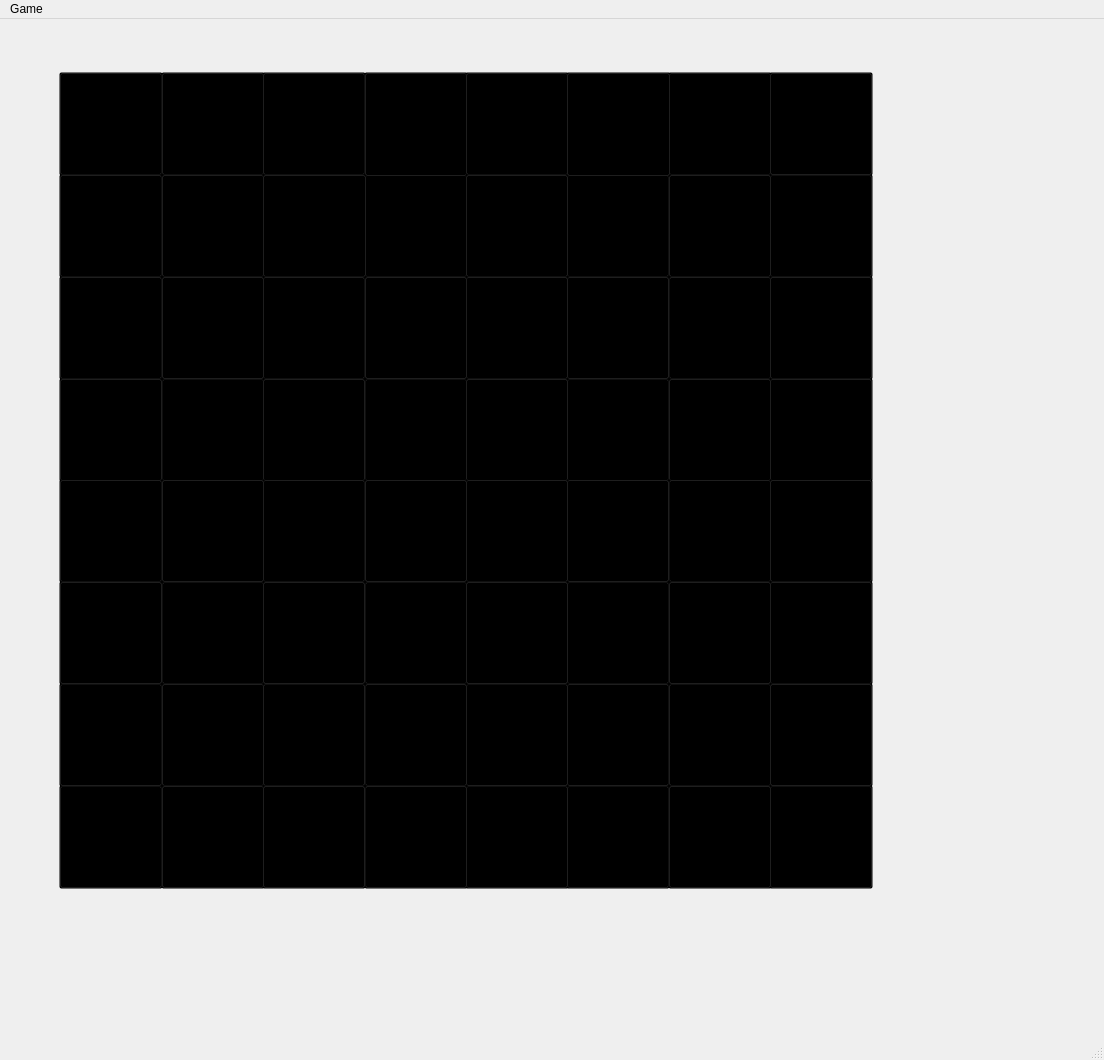
<?xml version="1.0" encoding="UTF-8"?>
<ui version="4.0">
 <class>MainWindow</class>
 <widget class="QMainWindow" name="MainWindow">
  <property name="geometry">
   <rect>
    <x>0</x>
    <y>0</y>
    <width>1104</width>
    <height>1060</height>
   </rect>
  </property>
  <property name="windowTitle">
   <string>MainWindow</string>
  </property>
  <widget class="QWidget" name="centralwidget">
   <widget class="QLabel" name="background">
    <property name="geometry">
     <rect>
      <x>0</x>
      <y>-10</y>
      <width>1141</width>
      <height>941</height>
     </rect>
    </property>
    <property name="text">
     <string/>
    </property>
    <property name="pixmap">
     <pixmap resource="res.qrc">:/images/board.jpg</pixmap>
    </property>
   </widget>
   <widget class="QPushButton" name="A8">
    <property name="geometry">
     <rect>
      <x>59</x>
      <y>53</y>
      <width>104</width>
      <height>104</height>
     </rect>
    </property>
    <property name="styleSheet">
     <string notr="true">background: transparent;</string>
    </property>
    <property name="text">
     <string/>
    </property>
    <property name="icon">
     <iconset resource="res.qrc">
      <normaloff>:/images/brook.png</normaloff>:/images/brook.png</iconset>
    </property>
    <property name="iconSize">
     <size>
      <width>104</width>
      <height>104</height>
     </size>
    </property>
   </widget>
   <widget class="QPushButton" name="B8">
    <property name="geometry">
     <rect>
      <x>161</x>
      <y>53</y>
      <width>104</width>
      <height>104</height>
     </rect>
    </property>
    <property name="styleSheet">
     <string notr="true">background: transparent;</string>
    </property>
    <property name="text">
     <string/>
    </property>
    <property name="icon">
     <iconset resource="res.qrc">
      <normaloff>:/images/bhorse.png</normaloff>:/images/bhorse.png</iconset>
    </property>
    <property name="iconSize">
     <size>
      <width>104</width>
      <height>104</height>
     </size>
    </property>
   </widget>
   <widget class="QPushButton" name="A7">
    <property name="geometry">
     <rect>
      <x>59</x>
      <y>155</y>
      <width>104</width>
      <height>104</height>
     </rect>
    </property>
    <property name="styleSheet">
     <string notr="true">background: transparent;</string>
    </property>
    <property name="text">
     <string/>
    </property>
    <property name="icon">
     <iconset resource="res.qrc">
      <normaloff>:/images/bpawn.png</normaloff>:/images/bpawn.png</iconset>
    </property>
    <property name="iconSize">
     <size>
      <width>104</width>
      <height>104</height>
     </size>
    </property>
   </widget>
   <widget class="QPushButton" name="B7">
    <property name="geometry">
     <rect>
      <x>161</x>
      <y>155</y>
      <width>104</width>
      <height>104</height>
     </rect>
    </property>
    <property name="styleSheet">
     <string notr="true">background: transparent;</string>
    </property>
    <property name="text">
     <string/>
    </property>
    <property name="icon">
     <iconset resource="res.qrc">
      <normaloff>:/images/bpawn.png</normaloff>:/images/bpawn.png</iconset>
    </property>
    <property name="iconSize">
     <size>
      <width>104</width>
      <height>104</height>
     </size>
    </property>
   </widget>
   <widget class="QPushButton" name="D7">
    <property name="geometry">
     <rect>
      <x>364</x>
      <y>155</y>
      <width>104</width>
      <height>104</height>
     </rect>
    </property>
    <property name="styleSheet">
     <string notr="true">background: transparent;</string>
    </property>
    <property name="text">
     <string/>
    </property>
    <property name="icon">
     <iconset resource="res.qrc">
      <normaloff>:/images/bpawn.png</normaloff>:/images/bpawn.png</iconset>
    </property>
    <property name="iconSize">
     <size>
      <width>104</width>
      <height>104</height>
     </size>
    </property>
   </widget>
   <widget class="QPushButton" name="C8">
    <property name="geometry">
     <rect>
      <x>262</x>
      <y>53</y>
      <width>104</width>
      <height>104</height>
     </rect>
    </property>
    <property name="styleSheet">
     <string notr="true">background: transparent;</string>
    </property>
    <property name="text">
     <string/>
    </property>
    <property name="icon">
     <iconset resource="res.qrc">
      <normaloff>:/images/bbishop.png</normaloff>:/images/bbishop.png</iconset>
    </property>
    <property name="iconSize">
     <size>
      <width>104</width>
      <height>104</height>
     </size>
    </property>
   </widget>
   <widget class="QPushButton" name="C7">
    <property name="geometry">
     <rect>
      <x>262</x>
      <y>155</y>
      <width>105</width>
      <height>104</height>
     </rect>
    </property>
    <property name="styleSheet">
     <string notr="true">background: transparent;</string>
    </property>
    <property name="text">
     <string/>
    </property>
    <property name="icon">
     <iconset resource="res.qrc">
      <normaloff>:/images/bpawn.png</normaloff>:/images/bpawn.png</iconset>
    </property>
    <property name="iconSize">
     <size>
      <width>104</width>
      <height>104</height>
     </size>
    </property>
   </widget>
   <widget class="QPushButton" name="D8">
    <property name="geometry">
     <rect>
      <x>364</x>
      <y>53</y>
      <width>104</width>
      <height>105</height>
     </rect>
    </property>
    <property name="styleSheet">
     <string notr="true">background: transparent;</string>
    </property>
    <property name="text">
     <string/>
    </property>
    <property name="icon">
     <iconset resource="res.qrc">
      <normaloff>:/images/bqeen.png</normaloff>:/images/bqeen.png</iconset>
    </property>
    <property name="iconSize">
     <size>
      <width>104</width>
      <height>104</height>
     </size>
    </property>
   </widget>
   <widget class="QPushButton" name="G8">
    <property name="geometry">
     <rect>
      <x>668</x>
      <y>53</y>
      <width>104</width>
      <height>104</height>
     </rect>
    </property>
    <property name="styleSheet">
     <string notr="true">background: transparent;</string>
    </property>
    <property name="text">
     <string/>
    </property>
    <property name="icon">
     <iconset resource="res.qrc">
      <normaloff>:/images/bhorse.png</normaloff>:/images/bhorse.png</iconset>
    </property>
    <property name="iconSize">
     <size>
      <width>104</width>
      <height>104</height>
     </size>
    </property>
   </widget>
   <widget class="QPushButton" name="H7">
    <property name="geometry">
     <rect>
      <x>769</x>
      <y>155</y>
      <width>104</width>
      <height>104</height>
     </rect>
    </property>
    <property name="styleSheet">
     <string notr="true">background: transparent;</string>
    </property>
    <property name="text">
     <string/>
    </property>
    <property name="icon">
     <iconset resource="res.qrc">
      <normaloff>:/images/bpawn.png</normaloff>:/images/bpawn.png</iconset>
    </property>
    <property name="iconSize">
     <size>
      <width>104</width>
      <height>104</height>
     </size>
    </property>
   </widget>
   <widget class="QPushButton" name="F7">
    <property name="geometry">
     <rect>
      <x>566</x>
      <y>155</y>
      <width>104</width>
      <height>104</height>
     </rect>
    </property>
    <property name="styleSheet">
     <string notr="true">background: transparent;</string>
    </property>
    <property name="text">
     <string/>
    </property>
    <property name="icon">
     <iconset resource="res.qrc">
      <normaloff>:/images/bpawn.png</normaloff>:/images/bpawn.png</iconset>
    </property>
    <property name="iconSize">
     <size>
      <width>104</width>
      <height>104</height>
     </size>
    </property>
   </widget>
   <widget class="QPushButton" name="H8">
    <property name="geometry">
     <rect>
      <x>769</x>
      <y>53</y>
      <width>104</width>
      <height>104</height>
     </rect>
    </property>
    <property name="styleSheet">
     <string notr="true">background: transparent;</string>
    </property>
    <property name="text">
     <string/>
    </property>
    <property name="icon">
     <iconset resource="res.qrc">
      <normaloff>:/images/brook.png</normaloff>:/images/brook.png</iconset>
    </property>
    <property name="iconSize">
     <size>
      <width>104</width>
      <height>104</height>
     </size>
    </property>
   </widget>
   <widget class="QPushButton" name="G7">
    <property name="geometry">
     <rect>
      <x>668</x>
      <y>155</y>
      <width>104</width>
      <height>104</height>
     </rect>
    </property>
    <property name="styleSheet">
     <string notr="true">background: transparent;</string>
    </property>
    <property name="text">
     <string/>
    </property>
    <property name="icon">
     <iconset resource="res.qrc">
      <normaloff>:/images/bpawn.png</normaloff>:/images/bpawn.png</iconset>
    </property>
    <property name="iconSize">
     <size>
      <width>104</width>
      <height>104</height>
     </size>
    </property>
   </widget>
   <widget class="QPushButton" name="E8">
    <property name="geometry">
     <rect>
      <x>465</x>
      <y>53</y>
      <width>104</width>
      <height>104</height>
     </rect>
    </property>
    <property name="styleSheet">
     <string notr="true">background: transparent;</string>
    </property>
    <property name="text">
     <string/>
    </property>
    <property name="icon">
     <iconset resource="res.qrc">
      <normaloff>:/images/bking.png</normaloff>:/images/bking.png</iconset>
    </property>
    <property name="iconSize">
     <size>
      <width>104</width>
      <height>104</height>
     </size>
    </property>
   </widget>
   <widget class="QPushButton" name="E7">
    <property name="geometry">
     <rect>
      <x>465</x>
      <y>155</y>
      <width>104</width>
      <height>104</height>
     </rect>
    </property>
    <property name="styleSheet">
     <string notr="true">background: transparent;</string>
    </property>
    <property name="text">
     <string/>
    </property>
    <property name="icon">
     <iconset resource="res.qrc">
      <normaloff>:/images/bpawn.png</normaloff>:/images/bpawn.png</iconset>
    </property>
    <property name="iconSize">
     <size>
      <width>104</width>
      <height>104</height>
     </size>
    </property>
   </widget>
   <widget class="QPushButton" name="F8">
    <property name="geometry">
     <rect>
      <x>566</x>
      <y>53</y>
      <width>105</width>
      <height>105</height>
     </rect>
    </property>
    <property name="styleSheet">
     <string notr="true">background: transparent;</string>
    </property>
    <property name="text">
     <string/>
    </property>
    <property name="icon">
     <iconset resource="res.qrc">
      <normaloff>:/images/bbishop.png</normaloff>:/images/bbishop.png</iconset>
    </property>
    <property name="iconSize">
     <size>
      <width>104</width>
      <height>104</height>
     </size>
    </property>
   </widget>
   <widget class="QPushButton" name="C6">
    <property name="geometry">
     <rect>
      <x>262</x>
      <y>257</y>
      <width>104</width>
      <height>104</height>
     </rect>
    </property>
    <property name="styleSheet">
     <string notr="true">background: transparent;</string>
    </property>
    <property name="text">
     <string/>
    </property>
    <property name="iconSize">
     <size>
      <width>104</width>
      <height>104</height>
     </size>
    </property>
   </widget>
   <widget class="QPushButton" name="F5">
    <property name="geometry">
     <rect>
      <x>566</x>
      <y>359</y>
      <width>104</width>
      <height>104</height>
     </rect>
    </property>
    <property name="styleSheet">
     <string notr="true">background: transparent;</string>
    </property>
    <property name="text">
     <string/>
    </property>
    <property name="iconSize">
     <size>
      <width>104</width>
      <height>104</height>
     </size>
    </property>
   </widget>
   <widget class="QPushButton" name="G6">
    <property name="geometry">
     <rect>
      <x>668</x>
      <y>257</y>
      <width>104</width>
      <height>104</height>
     </rect>
    </property>
    <property name="styleSheet">
     <string notr="true">background: transparent;</string>
    </property>
    <property name="text">
     <string/>
    </property>
    <property name="iconSize">
     <size>
      <width>104</width>
      <height>104</height>
     </size>
    </property>
   </widget>
   <widget class="QPushButton" name="H6">
    <property name="geometry">
     <rect>
      <x>769</x>
      <y>257</y>
      <width>104</width>
      <height>104</height>
     </rect>
    </property>
    <property name="styleSheet">
     <string notr="true">background: transparent;</string>
    </property>
    <property name="text">
     <string/>
    </property>
    <property name="iconSize">
     <size>
      <width>104</width>
      <height>104</height>
     </size>
    </property>
   </widget>
   <widget class="QPushButton" name="D5">
    <property name="geometry">
     <rect>
      <x>364</x>
      <y>359</y>
      <width>104</width>
      <height>104</height>
     </rect>
    </property>
    <property name="styleSheet">
     <string notr="true">background: transparent;</string>
    </property>
    <property name="text">
     <string/>
    </property>
    <property name="iconSize">
     <size>
      <width>104</width>
      <height>104</height>
     </size>
    </property>
   </widget>
   <widget class="QPushButton" name="H5">
    <property name="geometry">
     <rect>
      <x>769</x>
      <y>359</y>
      <width>104</width>
      <height>104</height>
     </rect>
    </property>
    <property name="styleSheet">
     <string notr="true">background: transparent;</string>
    </property>
    <property name="text">
     <string/>
    </property>
    <property name="iconSize">
     <size>
      <width>104</width>
      <height>104</height>
     </size>
    </property>
   </widget>
   <widget class="QPushButton" name="F6">
    <property name="geometry">
     <rect>
      <x>566</x>
      <y>257</y>
      <width>104</width>
      <height>104</height>
     </rect>
    </property>
    <property name="styleSheet">
     <string notr="true">background: transparent;</string>
    </property>
    <property name="text">
     <string/>
    </property>
    <property name="iconSize">
     <size>
      <width>104</width>
      <height>104</height>
     </size>
    </property>
   </widget>
   <widget class="QPushButton" name="B5">
    <property name="geometry">
     <rect>
      <x>161</x>
      <y>359</y>
      <width>104</width>
      <height>104</height>
     </rect>
    </property>
    <property name="styleSheet">
     <string notr="true">background: transparent;</string>
    </property>
    <property name="text">
     <string/>
    </property>
    <property name="iconSize">
     <size>
      <width>104</width>
      <height>104</height>
     </size>
    </property>
   </widget>
   <widget class="QPushButton" name="E6">
    <property name="geometry">
     <rect>
      <x>465</x>
      <y>257</y>
      <width>104</width>
      <height>104</height>
     </rect>
    </property>
    <property name="styleSheet">
     <string notr="true">background: transparent;</string>
    </property>
    <property name="text">
     <string/>
    </property>
    <property name="iconSize">
     <size>
      <width>104</width>
      <height>104</height>
     </size>
    </property>
   </widget>
   <widget class="QPushButton" name="E5">
    <property name="geometry">
     <rect>
      <x>465</x>
      <y>359</y>
      <width>104</width>
      <height>104</height>
     </rect>
    </property>
    <property name="styleSheet">
     <string notr="true">background: transparent;</string>
    </property>
    <property name="text">
     <string/>
    </property>
    <property name="iconSize">
     <size>
      <width>104</width>
      <height>104</height>
     </size>
    </property>
   </widget>
   <widget class="QPushButton" name="D6">
    <property name="geometry">
     <rect>
      <x>364</x>
      <y>257</y>
      <width>104</width>
      <height>104</height>
     </rect>
    </property>
    <property name="styleSheet">
     <string notr="true">background: transparent;</string>
    </property>
    <property name="text">
     <string/>
    </property>
    <property name="iconSize">
     <size>
      <width>104</width>
      <height>104</height>
     </size>
    </property>
   </widget>
   <widget class="QPushButton" name="C5">
    <property name="geometry">
     <rect>
      <x>262</x>
      <y>359</y>
      <width>104</width>
      <height>104</height>
     </rect>
    </property>
    <property name="styleSheet">
     <string notr="true">background: transparent;</string>
    </property>
    <property name="text">
     <string/>
    </property>
    <property name="iconSize">
     <size>
      <width>104</width>
      <height>104</height>
     </size>
    </property>
   </widget>
   <widget class="QPushButton" name="A6">
    <property name="geometry">
     <rect>
      <x>59</x>
      <y>257</y>
      <width>104</width>
      <height>104</height>
     </rect>
    </property>
    <property name="styleSheet">
     <string notr="true">background: transparent;</string>
    </property>
    <property name="text">
     <string/>
    </property>
    <property name="iconSize">
     <size>
      <width>104</width>
      <height>104</height>
     </size>
    </property>
   </widget>
   <widget class="QPushButton" name="G5">
    <property name="geometry">
     <rect>
      <x>668</x>
      <y>359</y>
      <width>104</width>
      <height>104</height>
     </rect>
    </property>
    <property name="styleSheet">
     <string notr="true">background: transparent;</string>
    </property>
    <property name="text">
     <string/>
    </property>
    <property name="iconSize">
     <size>
      <width>104</width>
      <height>104</height>
     </size>
    </property>
   </widget>
   <widget class="QPushButton" name="A5">
    <property name="geometry">
     <rect>
      <x>59</x>
      <y>359</y>
      <width>104</width>
      <height>104</height>
     </rect>
    </property>
    <property name="styleSheet">
     <string notr="true">background: transparent;</string>
    </property>
    <property name="text">
     <string/>
    </property>
    <property name="iconSize">
     <size>
      <width>104</width>
      <height>104</height>
     </size>
    </property>
   </widget>
   <widget class="QPushButton" name="B6">
    <property name="geometry">
     <rect>
      <x>161</x>
      <y>257</y>
      <width>104</width>
      <height>104</height>
     </rect>
    </property>
    <property name="styleSheet">
     <string notr="true">background: transparent;</string>
    </property>
    <property name="text">
     <string/>
    </property>
    <property name="iconSize">
     <size>
      <width>104</width>
      <height>104</height>
     </size>
    </property>
   </widget>
   <widget class="QPushButton" name="C4">
    <property name="geometry">
     <rect>
      <x>262</x>
      <y>460</y>
      <width>104</width>
      <height>104</height>
     </rect>
    </property>
    <property name="styleSheet">
     <string notr="true">background: transparent;</string>
    </property>
    <property name="text">
     <string/>
    </property>
    <property name="iconSize">
     <size>
      <width>104</width>
      <height>104</height>
     </size>
    </property>
   </widget>
   <widget class="QPushButton" name="F3">
    <property name="geometry">
     <rect>
      <x>566</x>
      <y>562</y>
      <width>104</width>
      <height>104</height>
     </rect>
    </property>
    <property name="styleSheet">
     <string notr="true">background: transparent;</string>
    </property>
    <property name="text">
     <string/>
    </property>
    <property name="iconSize">
     <size>
      <width>104</width>
      <height>104</height>
     </size>
    </property>
   </widget>
   <widget class="QPushButton" name="F1">
    <property name="geometry">
     <rect>
      <x>566</x>
      <y>766</y>
      <width>104</width>
      <height>104</height>
     </rect>
    </property>
    <property name="styleSheet">
     <string notr="true">background: transparent;</string>
    </property>
    <property name="text">
     <string/>
    </property>
    <property name="icon">
     <iconset resource="res.qrc">
      <normaloff>:/images/wbishop.png</normaloff>:/images/wbishop.png</iconset>
    </property>
    <property name="iconSize">
     <size>
      <width>104</width>
      <height>104</height>
     </size>
    </property>
   </widget>
   <widget class="QPushButton" name="H1">
    <property name="geometry">
     <rect>
      <x>769</x>
      <y>766</y>
      <width>104</width>
      <height>104</height>
     </rect>
    </property>
    <property name="styleSheet">
     <string notr="true">background: transparent;</string>
    </property>
    <property name="text">
     <string/>
    </property>
    <property name="icon">
     <iconset resource="res.qrc">
      <normaloff>:/images/wrook.png</normaloff>:/images/wrook.png</iconset>
    </property>
    <property name="iconSize">
     <size>
      <width>104</width>
      <height>104</height>
     </size>
    </property>
   </widget>
   <widget class="QPushButton" name="G4">
    <property name="geometry">
     <rect>
      <x>668</x>
      <y>460</y>
      <width>104</width>
      <height>104</height>
     </rect>
    </property>
    <property name="styleSheet">
     <string notr="true">background: transparent;</string>
    </property>
    <property name="text">
     <string/>
    </property>
    <property name="iconSize">
     <size>
      <width>104</width>
      <height>104</height>
     </size>
    </property>
   </widget>
   <widget class="QPushButton" name="F2">
    <property name="geometry">
     <rect>
      <x>566</x>
      <y>664</y>
      <width>104</width>
      <height>104</height>
     </rect>
    </property>
    <property name="styleSheet">
     <string notr="true">background: transparent;</string>
    </property>
    <property name="text">
     <string/>
    </property>
    <property name="icon">
     <iconset resource="res.qrc">
      <normaloff>:/images/wpawn.png</normaloff>:/images/wpawn.png</iconset>
    </property>
    <property name="iconSize">
     <size>
      <width>104</width>
      <height>104</height>
     </size>
    </property>
   </widget>
   <widget class="QPushButton" name="H4">
    <property name="geometry">
     <rect>
      <x>769</x>
      <y>460</y>
      <width>104</width>
      <height>104</height>
     </rect>
    </property>
    <property name="styleSheet">
     <string notr="true">background: transparent;</string>
    </property>
    <property name="text">
     <string/>
    </property>
    <property name="iconSize">
     <size>
      <width>104</width>
      <height>104</height>
     </size>
    </property>
   </widget>
   <widget class="QPushButton" name="E1">
    <property name="geometry">
     <rect>
      <x>465</x>
      <y>766</y>
      <width>104</width>
      <height>104</height>
     </rect>
    </property>
    <property name="styleSheet">
     <string notr="true">background: transparent;</string>
    </property>
    <property name="text">
     <string/>
    </property>
    <property name="icon">
     <iconset resource="res.qrc">
      <normaloff>:/images/wking.png</normaloff>:/images/wking.png</iconset>
    </property>
    <property name="iconSize">
     <size>
      <width>104</width>
      <height>104</height>
     </size>
    </property>
   </widget>
   <widget class="QPushButton" name="A1">
    <property name="geometry">
     <rect>
      <x>59</x>
      <y>766</y>
      <width>104</width>
      <height>104</height>
     </rect>
    </property>
    <property name="styleSheet">
     <string notr="true">background: transparent;</string>
    </property>
    <property name="text">
     <string/>
    </property>
    <property name="icon">
     <iconset resource="res.qrc">
      <normaloff>:/images/wrook.png</normaloff>:/images/wrook.png</iconset>
    </property>
    <property name="iconSize">
     <size>
      <width>104</width>
      <height>104</height>
     </size>
    </property>
   </widget>
   <widget class="QPushButton" name="D3">
    <property name="geometry">
     <rect>
      <x>364</x>
      <y>562</y>
      <width>104</width>
      <height>104</height>
     </rect>
    </property>
    <property name="styleSheet">
     <string notr="true">background: transparent;</string>
    </property>
    <property name="text">
     <string/>
    </property>
    <property name="iconSize">
     <size>
      <width>104</width>
      <height>104</height>
     </size>
    </property>
   </widget>
   <widget class="QPushButton" name="H3">
    <property name="geometry">
     <rect>
      <x>769</x>
      <y>562</y>
      <width>104</width>
      <height>104</height>
     </rect>
    </property>
    <property name="styleSheet">
     <string notr="true">background: transparent;</string>
    </property>
    <property name="text">
     <string/>
    </property>
    <property name="iconSize">
     <size>
      <width>104</width>
      <height>104</height>
     </size>
    </property>
   </widget>
   <widget class="QPushButton" name="E2">
    <property name="geometry">
     <rect>
      <x>465</x>
      <y>664</y>
      <width>104</width>
      <height>104</height>
     </rect>
    </property>
    <property name="styleSheet">
     <string notr="true">background: transparent;</string>
    </property>
    <property name="text">
     <string/>
    </property>
    <property name="icon">
     <iconset resource="res.qrc">
      <normaloff>:/images/wpawn.png</normaloff>:/images/wpawn.png</iconset>
    </property>
    <property name="iconSize">
     <size>
      <width>104</width>
      <height>104</height>
     </size>
    </property>
   </widget>
   <widget class="QPushButton" name="D2">
    <property name="geometry">
     <rect>
      <x>364</x>
      <y>664</y>
      <width>104</width>
      <height>104</height>
     </rect>
    </property>
    <property name="styleSheet">
     <string notr="true">background: transparent;</string>
    </property>
    <property name="text">
     <string/>
    </property>
    <property name="icon">
     <iconset resource="res.qrc">
      <normaloff>:/images/wpawn.png</normaloff>:/images/wpawn.png</iconset>
    </property>
    <property name="iconSize">
     <size>
      <width>104</width>
      <height>104</height>
     </size>
    </property>
   </widget>
   <widget class="QPushButton" name="F4">
    <property name="geometry">
     <rect>
      <x>566</x>
      <y>460</y>
      <width>104</width>
      <height>104</height>
     </rect>
    </property>
    <property name="styleSheet">
     <string notr="true">background: transparent;</string>
    </property>
    <property name="text">
     <string/>
    </property>
    <property name="iconSize">
     <size>
      <width>104</width>
      <height>104</height>
     </size>
    </property>
   </widget>
   <widget class="QPushButton" name="B3">
    <property name="geometry">
     <rect>
      <x>161</x>
      <y>562</y>
      <width>104</width>
      <height>104</height>
     </rect>
    </property>
    <property name="styleSheet">
     <string notr="true">background: transparent;</string>
    </property>
    <property name="text">
     <string/>
    </property>
    <property name="iconSize">
     <size>
      <width>104</width>
      <height>104</height>
     </size>
    </property>
   </widget>
   <widget class="QPushButton" name="G2">
    <property name="geometry">
     <rect>
      <x>668</x>
      <y>664</y>
      <width>104</width>
      <height>104</height>
     </rect>
    </property>
    <property name="styleSheet">
     <string notr="true">background: transparent;</string>
    </property>
    <property name="text">
     <string/>
    </property>
    <property name="icon">
     <iconset resource="res.qrc">
      <normaloff>:/images/wpawn.png</normaloff>:/images/wpawn.png</iconset>
    </property>
    <property name="iconSize">
     <size>
      <width>104</width>
      <height>104</height>
     </size>
    </property>
   </widget>
   <widget class="QPushButton" name="A2">
    <property name="geometry">
     <rect>
      <x>59</x>
      <y>664</y>
      <width>104</width>
      <height>104</height>
     </rect>
    </property>
    <property name="styleSheet">
     <string notr="true">background: transparent;</string>
    </property>
    <property name="text">
     <string/>
    </property>
    <property name="icon">
     <iconset resource="res.qrc">
      <normaloff>:/images/wpawn.png</normaloff>:/images/wpawn.png</iconset>
    </property>
    <property name="iconSize">
     <size>
      <width>104</width>
      <height>104</height>
     </size>
    </property>
   </widget>
   <widget class="QPushButton" name="B2">
    <property name="geometry">
     <rect>
      <x>161</x>
      <y>664</y>
      <width>104</width>
      <height>104</height>
     </rect>
    </property>
    <property name="styleSheet">
     <string notr="true">background: transparent;</string>
    </property>
    <property name="text">
     <string/>
    </property>
    <property name="icon">
     <iconset resource="res.qrc">
      <normaloff>:/images/wpawn.png</normaloff>:/images/wpawn.png</iconset>
    </property>
    <property name="iconSize">
     <size>
      <width>104</width>
      <height>104</height>
     </size>
    </property>
   </widget>
   <widget class="QPushButton" name="E4">
    <property name="geometry">
     <rect>
      <x>465</x>
      <y>460</y>
      <width>104</width>
      <height>104</height>
     </rect>
    </property>
    <property name="styleSheet">
     <string notr="true">background: transparent;</string>
    </property>
    <property name="text">
     <string/>
    </property>
    <property name="iconSize">
     <size>
      <width>104</width>
      <height>104</height>
     </size>
    </property>
   </widget>
   <widget class="QPushButton" name="C2">
    <property name="geometry">
     <rect>
      <x>262</x>
      <y>664</y>
      <width>104</width>
      <height>104</height>
     </rect>
    </property>
    <property name="styleSheet">
     <string notr="true">background: transparent;</string>
    </property>
    <property name="text">
     <string/>
    </property>
    <property name="icon">
     <iconset resource="res.qrc">
      <normaloff>:/images/wpawn.png</normaloff>:/images/wpawn.png</iconset>
    </property>
    <property name="iconSize">
     <size>
      <width>104</width>
      <height>104</height>
     </size>
    </property>
   </widget>
   <widget class="QPushButton" name="B1">
    <property name="geometry">
     <rect>
      <x>161</x>
      <y>766</y>
      <width>104</width>
      <height>104</height>
     </rect>
    </property>
    <property name="styleSheet">
     <string notr="true">background: transparent;</string>
    </property>
    <property name="text">
     <string/>
    </property>
    <property name="icon">
     <iconset resource="res.qrc">
      <normaloff>:/images/whose.png</normaloff>:/images/whose.png</iconset>
    </property>
    <property name="iconSize">
     <size>
      <width>104</width>
      <height>104</height>
     </size>
    </property>
   </widget>
   <widget class="QPushButton" name="H2">
    <property name="geometry">
     <rect>
      <x>769</x>
      <y>664</y>
      <width>104</width>
      <height>104</height>
     </rect>
    </property>
    <property name="styleSheet">
     <string notr="true">background: transparent;</string>
    </property>
    <property name="text">
     <string/>
    </property>
    <property name="icon">
     <iconset resource="res.qrc">
      <normaloff>:/images/wpawn.png</normaloff>:/images/wpawn.png</iconset>
    </property>
    <property name="iconSize">
     <size>
      <width>104</width>
      <height>104</height>
     </size>
    </property>
   </widget>
   <widget class="QPushButton" name="E3">
    <property name="geometry">
     <rect>
      <x>465</x>
      <y>562</y>
      <width>104</width>
      <height>104</height>
     </rect>
    </property>
    <property name="styleSheet">
     <string notr="true">background: transparent;</string>
    </property>
    <property name="text">
     <string/>
    </property>
    <property name="iconSize">
     <size>
      <width>104</width>
      <height>104</height>
     </size>
    </property>
   </widget>
   <widget class="QPushButton" name="D4">
    <property name="geometry">
     <rect>
      <x>364</x>
      <y>460</y>
      <width>104</width>
      <height>104</height>
     </rect>
    </property>
    <property name="styleSheet">
     <string notr="true">background: transparent;</string>
    </property>
    <property name="text">
     <string/>
    </property>
    <property name="iconSize">
     <size>
      <width>104</width>
      <height>104</height>
     </size>
    </property>
   </widget>
   <widget class="QPushButton" name="C3">
    <property name="geometry">
     <rect>
      <x>262</x>
      <y>562</y>
      <width>104</width>
      <height>104</height>
     </rect>
    </property>
    <property name="styleSheet">
     <string notr="true">background: transparent;</string>
    </property>
    <property name="text">
     <string/>
    </property>
    <property name="iconSize">
     <size>
      <width>104</width>
      <height>104</height>
     </size>
    </property>
   </widget>
   <widget class="QPushButton" name="D1">
    <property name="geometry">
     <rect>
      <x>364</x>
      <y>766</y>
      <width>104</width>
      <height>104</height>
     </rect>
    </property>
    <property name="styleSheet">
     <string notr="true">background: transparent;</string>
    </property>
    <property name="text">
     <string/>
    </property>
    <property name="icon">
     <iconset resource="res.qrc">
      <normaloff>:/images/wqeen.png</normaloff>:/images/wqeen.png</iconset>
    </property>
    <property name="iconSize">
     <size>
      <width>104</width>
      <height>104</height>
     </size>
    </property>
   </widget>
   <widget class="QPushButton" name="A4">
    <property name="geometry">
     <rect>
      <x>59</x>
      <y>460</y>
      <width>104</width>
      <height>104</height>
     </rect>
    </property>
    <property name="styleSheet">
     <string notr="true">background: transparent;</string>
    </property>
    <property name="text">
     <string/>
    </property>
    <property name="iconSize">
     <size>
      <width>104</width>
      <height>104</height>
     </size>
    </property>
   </widget>
   <widget class="QPushButton" name="G1">
    <property name="geometry">
     <rect>
      <x>668</x>
      <y>766</y>
      <width>104</width>
      <height>104</height>
     </rect>
    </property>
    <property name="styleSheet">
     <string notr="true">background: transparent;</string>
    </property>
    <property name="text">
     <string/>
    </property>
    <property name="icon">
     <iconset resource="res.qrc">
      <normaloff>:/images/whose.png</normaloff>:/images/whose.png</iconset>
    </property>
    <property name="iconSize">
     <size>
      <width>104</width>
      <height>104</height>
     </size>
    </property>
   </widget>
   <widget class="QPushButton" name="G3">
    <property name="geometry">
     <rect>
      <x>668</x>
      <y>562</y>
      <width>104</width>
      <height>104</height>
     </rect>
    </property>
    <property name="styleSheet">
     <string notr="true">background: transparent;</string>
    </property>
    <property name="text">
     <string/>
    </property>
    <property name="iconSize">
     <size>
      <width>104</width>
      <height>104</height>
     </size>
    </property>
   </widget>
   <widget class="QPushButton" name="C1">
    <property name="geometry">
     <rect>
      <x>262</x>
      <y>766</y>
      <width>104</width>
      <height>104</height>
     </rect>
    </property>
    <property name="styleSheet">
     <string notr="true">background: transparent;</string>
    </property>
    <property name="text">
     <string/>
    </property>
    <property name="icon">
     <iconset resource="res.qrc">
      <normaloff>:/images/wbishop.png</normaloff>:/images/wbishop.png</iconset>
    </property>
    <property name="iconSize">
     <size>
      <width>104</width>
      <height>104</height>
     </size>
    </property>
   </widget>
   <widget class="QPushButton" name="A3">
    <property name="geometry">
     <rect>
      <x>59</x>
      <y>562</y>
      <width>104</width>
      <height>104</height>
     </rect>
    </property>
    <property name="styleSheet">
     <string notr="true">background: transparent;</string>
    </property>
    <property name="text">
     <string/>
    </property>
    <property name="iconSize">
     <size>
      <width>104</width>
      <height>104</height>
     </size>
    </property>
   </widget>
   <widget class="QPushButton" name="B4">
    <property name="geometry">
     <rect>
      <x>161</x>
      <y>460</y>
      <width>104</width>
      <height>104</height>
     </rect>
    </property>
    <property name="styleSheet">
     <string notr="true">background: transparent;</string>
    </property>
    <property name="text">
     <string/>
    </property>
    <property name="iconSize">
     <size>
      <width>104</width>
      <height>104</height>
     </size>
    </property>
   </widget>
  </widget>
  <widget class="QMenuBar" name="menubar">
   <property name="geometry">
    <rect>
     <x>0</x>
     <y>0</y>
     <width>1104</width>
     <height>22</height>
    </rect>
   </property>
   <widget class="QMenu" name="menureset_game">
    <property name="title">
     <string>Game</string>
    </property>
    <addaction name="reset"/>
   </widget>
   <addaction name="menureset_game"/>
  </widget>
  <widget class="QStatusBar" name="statusbar"/>
  <action name="reset">
   <property name="text">
    <string>Reset game</string>
   </property>
  </action>
 </widget>
 <resources>
  <include location="res.qrc"/>
 </resources>
 <connections/>
</ui>
